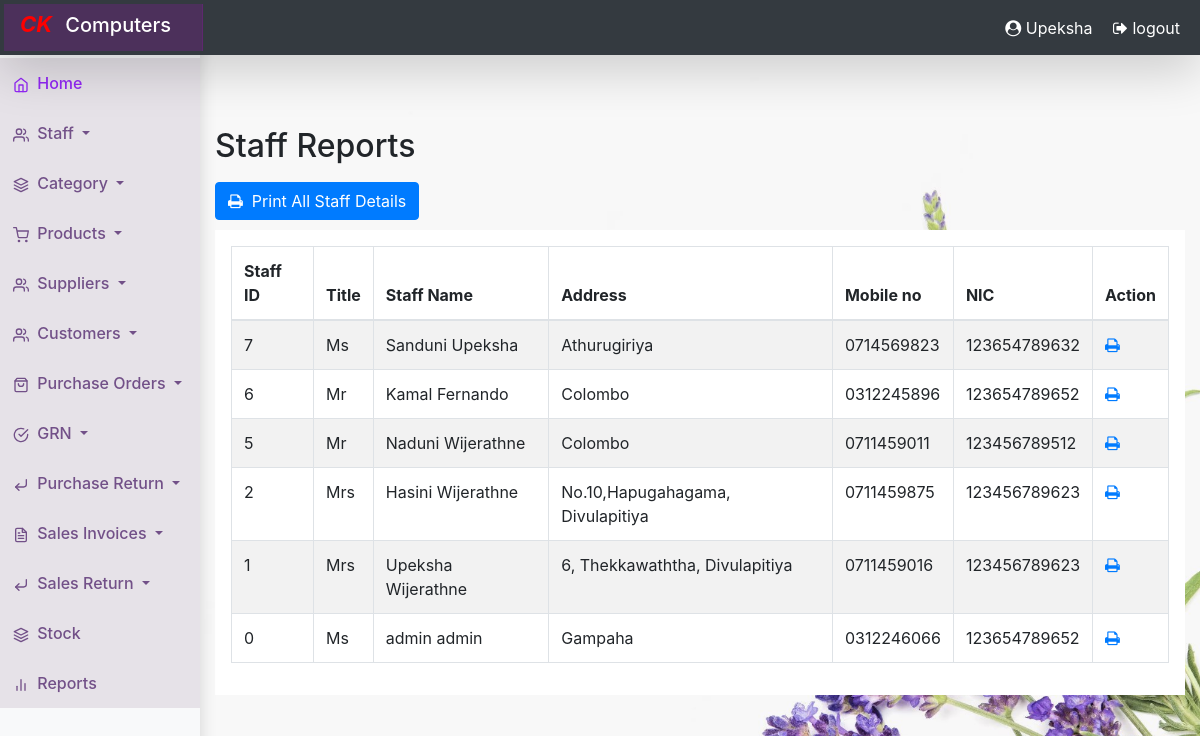
The page /reports/staff_index.php (signed in) on the database as committed earlier.
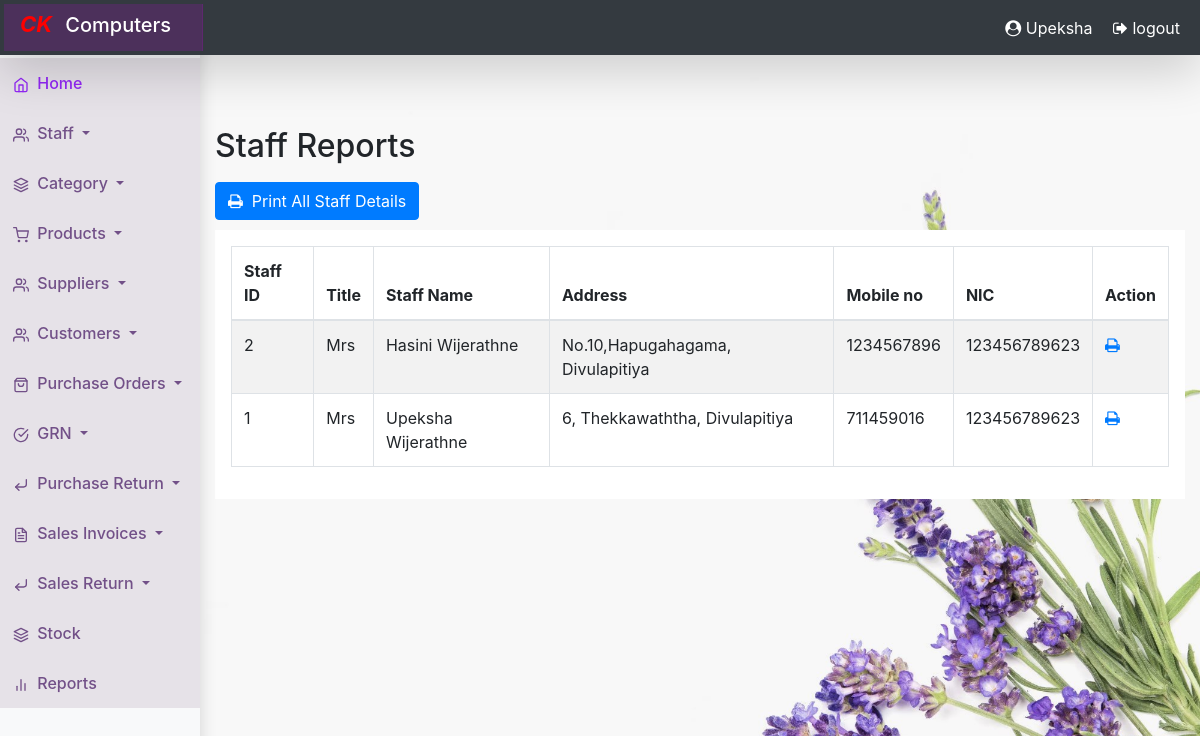
The same page on the database as committed later.
### tables this page shows
CREATE TABLE `staff` (
  `id` int(100) NOT NULL,
  `title` varchar(11) NOT NULL,
  `firstname` varchar(30) NOT NULL,
  `lastname` varchar(30) NOT NULL,
  `gender` varchar(11) NOT NULL,
  `address` varchar(100) NOT NULL,
  `email` varchar(30) NOT NULL,
  `mobile` int(10) NOT NULL,
  `dob` date NOT NULL,
  `nic` bigint(50) NOT NULL,
  `user_type` varchar(20) NOT NULL,
  `username` varchar(30) NOT NULL DEFAULT '',
  `password` varchar(50) NOT NULL DEFAULT '',
  `status` tinyint(4) NOT NULL DEFAULT 1
);

### reports/staff_index.php (the view, shortened to what this page needs)
<?php
require_once '../common/config.php';
?>
<!DOCTYPE html>
<html lang="en">
<head>
        <link rel="stylesheet" type="text/css" href="https://cdn.datatables.net/v/dt/dt-1.12.1/datatables.min.css"/>
        <link rel="stylesheet" href="https://stackpath.bootstrapcdn.com/bootstrap/4.1.1/css/bootstrap.min.css">
        <link rel="stylesheet" type="text/css" href="https://stackpath.bootstrapcdn.com/font-awesome/4.7.0/css/font-awesome.min.css">
     <?php include "../common/header.php"; ?>
</head>
<body style="background-image: url(../images/Background/Copy-conL4.jpg); background-size: cover; background-repeat:no-repeat;">
        <?php require_once '../common/navbar.php'; ?>
      <br/>
      <br/>
      <br/>
        <div class="container-fluid">
            <div class="row">
                <div class="col-lg-2"></div>
                <div class="col-sm-10 mx-auto">
                    <div class="page-header clearfix">
                        <h2 class="pull-left mb-3">Staff Reports</h2>
                    </div>
                    <a href="staff_print_all.php" class="btn btn-primary pull-left"><i class="fa fa-print"></i>&nbsp; Print All Staff Details</a>
                    <br/>
                    <br/>
                    <?php
                    $sql = "SELECT * FROM staff WHERE 1 ORDER BY `id` DESC";
                    if($result = mysqli_query($link, $sql)){
                        if(mysqli_num_rows($result) > 0){
                            echo "<div class='bg-white p-3'><table class='table table-bordered table-striped table-hover table-responsive-sm' id='myTable'>";
                                echo "<thead>";
                                    echo "<tr>";
                                        echo "<th>Staff ID</th>";
                                        echo "<th>Title</th>";
                                        echo "<th>Staff Name</th>";
                                        echo "<th>Address</th>";
                                        echo "<th>Mobile no</th>";
                                        echo "<th>NIC</th>";
                                        echo "<th>Action</th>";
                                    echo "</tr>";
                                echo "</thead>";
                                echo "<tbody>";
                                while($row = mysqli_fetch_array($result)){
                                    echo "<tr>";
                                        echo "<td>" . $row['id'] . "</td>";
                                        echo "<td>" . $row['title'] . "</td>";
                                        echo "<td>" . $row['firstname'] ." ". $row['lastname'] . "</td>";
                                        echo "<td>" . $row['address'] . "</td>";
                                        echo "<td>" . $row['mobile'] . "</td>";
                                        echo "<td>" . $row['nic'] . "</td>";
                                        echo "<td>";
                                            echo "<a href='staff_print.php?id=". $row['id'] ."' title='Print Record' data-toggle='tooltip' target='_blank'><i class='fa fa-print'></i>&nbsp;</a>";
                                        echo "</td>";
                                    echo "</tr>";
                                }
                                echo "</tbody>";
                            echo "</table>";
                        } else{
                            echo "<p class='lead'><em>No records were found.</em></p>";
                        }
                    } else{
                        echo "ERROR: Could not able to execute $sql. " . mysqli_error($link);
                    }
                    ?>
                </div>
            </div>
        </div>
</body>
</html>

Rows that differ between the two databases and show on the page:
removed staff: id "7", title "Ms", firstname "Sanduni", lastname "Upeksha", address "Athurugiriya", mobile "0714569823", nic "123654789632"
removed staff: id "6", title "Mr", firstname "Kamal", lastname "Fernando", address "Colombo", mobile "0312245896", nic "123654789652"
removed staff: id "5", title "Mr", firstname "Naduni", lastname "Wijerathne", address "Colombo", mobile "0711459011", nic "123456789512"
removed staff: id "0", title "Ms", firstname "admin", lastname "admin", address "Gampaha", mobile "0312246066", nic "123654789652"
changed staff "Hasini": mobile "0711459875" → "1234567896"
changed staff "Upeksha": mobile "0711459016" → "711459016"
